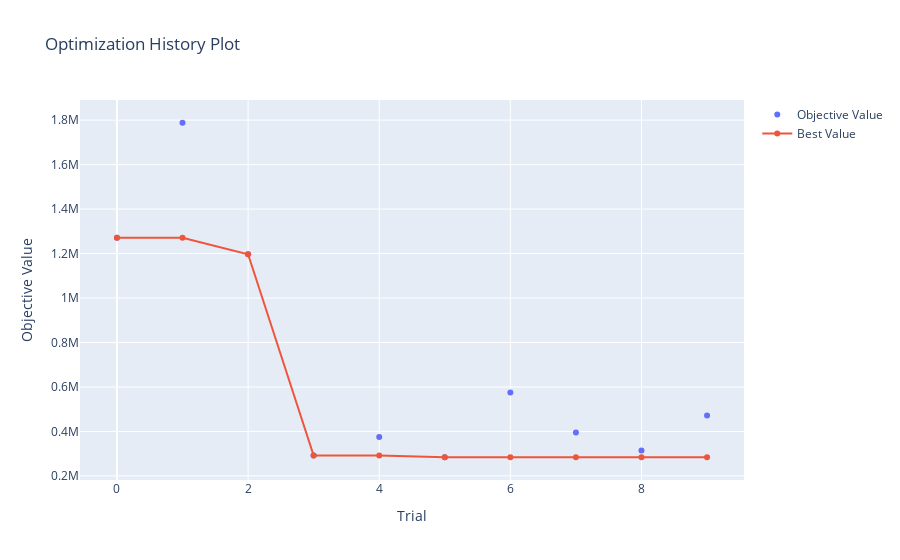

This figure's notebook cell:
### Code cell
m.plot_optimization_history()

### Figure 1 — Plotly figure (JSON) as saved in the notebook; plotly's stock layout.template omitted (floating-point values rounded to 4 significant figures)
{"data": [{"mode": "markers", "name": "Objective Value", "type": "scatter", "x": [0, 1, 2, 3, 4, 5, 6, 7, 8, 9], "y": [1271000.0, 1788000.0, 1197000.0, 291600.0, 375200.0, 284000.0, 575000.0, 395300.0, 314100.0, 471400.0]}, {"name": "Best Value", "type": "scatter", "x": [0, 1, 2, 3, 4, 5, 6, 7, 8, 9], "y": [1271000.0, 1271000.0, 1197000.0, 291600.0, 291600.0, 284000.0, 284000.0, 284000.0, 284000.0, 284000.0]}], "layout": {"title": {"text": "Optimization History Plot"}, "xaxis": {"title": {"text": "Trial"}}, "yaxis": {"title": {"text": "Objective Value"}}}}
